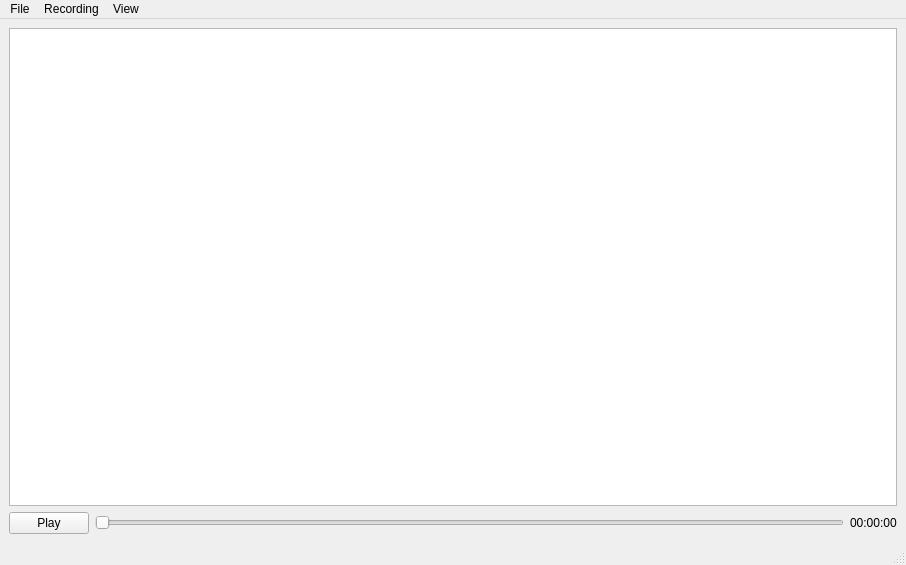
<?xml version="1.0" encoding="UTF-8"?>
<ui version="4.0">
 <class>MainWindow</class>
 <widget class="QMainWindow" name="MainWindow">
  <property name="geometry">
   <rect>
    <x>0</x>
    <y>0</y>
    <width>906</width>
    <height>565</height>
   </rect>
  </property>
  <property name="windowTitle">
   <string>MainWindow</string>
  </property>
  <widget class="QWidget" name="centralwidget">
   <layout class="QVBoxLayout" name="verticalLayout">
    <item>
     <layout class="QVBoxLayout" name="mainVerticalLayout">
      <property name="sizeConstraint">
       <enum>QLayout::SetMaximumSize</enum>
      </property>
      <item>
       <widget class="QTableView" name="mainTableView"/>
      </item>
      <item>
       <layout class="QHBoxLayout" name="commandHorizontalLayout">
        <item>
         <widget class="QPushButton" name="playPausePushButton">
          <property name="text">
           <string>Play</string>
          </property>
         </widget>
        </item>
        <item>
         <widget class="QSlider" name="horizontalSlider">
          <property name="orientation">
           <enum>Qt::Horizontal</enum>
          </property>
         </widget>
        </item>
        <item>
         <widget class="QLabel" name="timeLabel">
          <property name="text">
           <string>00:00:00</string>
          </property>
         </widget>
        </item>
       </layout>
      </item>
     </layout>
    </item>
   </layout>
  </widget>
  <widget class="QMenuBar" name="menubar">
   <property name="geometry">
    <rect>
     <x>0</x>
     <y>0</y>
     <width>906</width>
     <height>22</height>
    </rect>
   </property>
   <widget class="QMenu" name="menuFile">
    <property name="title">
     <string>File</string>
    </property>
    <addaction name="actionOpen"/>
    <addaction name="actionSave"/>
    <addaction name="actionConnect_to_sim"/>
    <addaction name="actionConnect_to_mock"/>
    <addaction name="actionImport"/>
   </widget>
   <widget class="QMenu" name="menuRecording">
    <property name="title">
     <string>Recording</string>
    </property>
    <addaction name="actionStart_Recording"/>
   </widget>
   <widget class="QMenu" name="menuView">
    <property name="title">
     <string>View</string>
    </property>
    <addaction name="actionView_Charts"/>
   </widget>
   <addaction name="menuFile"/>
   <addaction name="menuRecording"/>
   <addaction name="menuView"/>
  </widget>
  <widget class="QStatusBar" name="statusbar"/>
  <action name="actionOpen">
   <property name="text">
    <string>Open</string>
   </property>
  </action>
  <action name="actionConnect_to_sim">
   <property name="text">
    <string>Connect to sim</string>
   </property>
  </action>
  <action name="actionStart_Recording">
   <property name="text">
    <string>Start Recording</string>
   </property>
  </action>
  <action name="actionStop_Recording">
   <property name="text">
    <string>Stop Recording</string>
   </property>
  </action>
  <action name="actionSave">
   <property name="text">
    <string>Save</string>
   </property>
  </action>
  <action name="actionConnect_to_mock">
   <property name="text">
    <string>Connect to mock (Dev)</string>
   </property>
  </action>
  <action name="actionImport">
   <property name="text">
    <string>Import</string>
   </property>
  </action>
  <action name="actionView_Charts">
   <property name="text">
    <string>View Charts</string>
   </property>
  </action>
 </widget>
 <resources/>
 <connections/>
</ui>
